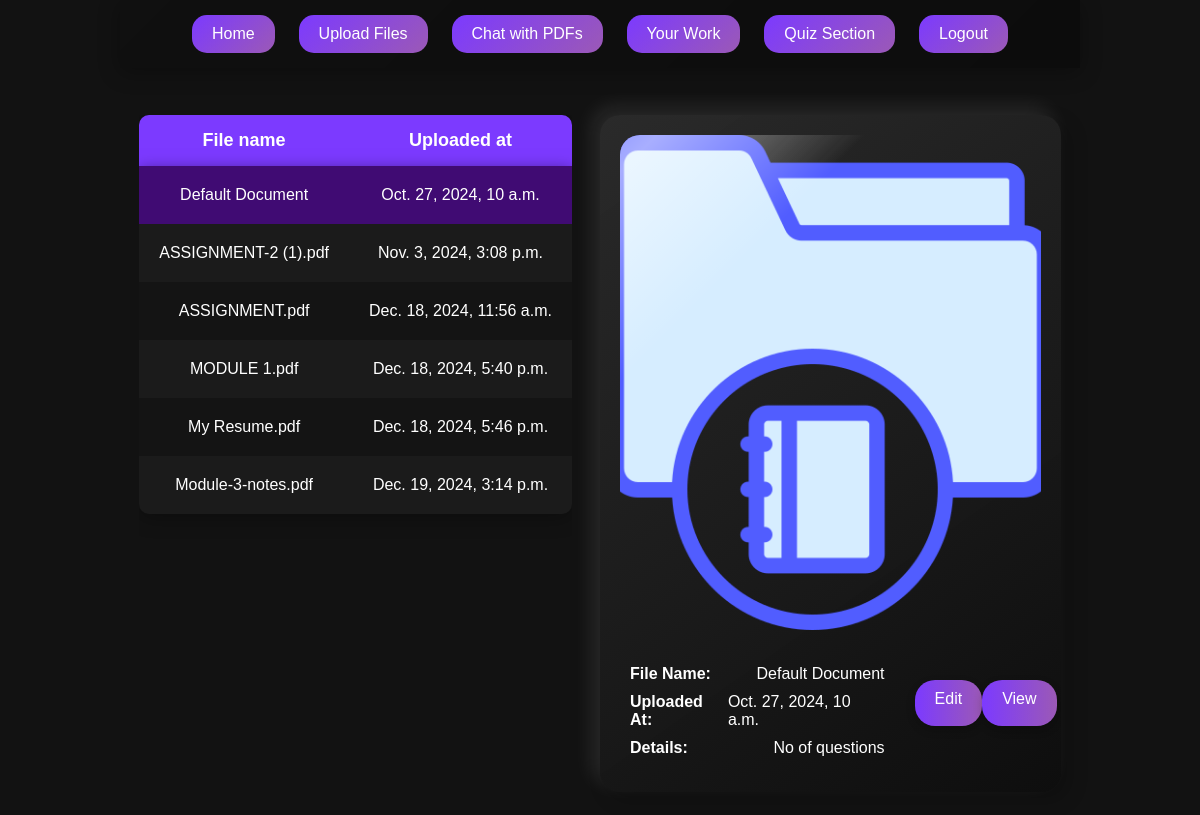
The app's page /saved_files/ (signed in) with its own data.
### core/models.py (models this page shows, shortened)
class Document(models.Model):
    name = models.CharField(max_length=255)
    file = models.FileField(upload_to='documents/')
    answers = models.FileField(upload_to='answers/', null=True, blank=True)
    uploaded_at = models.DateTimeField(auto_now_add=True)
    preview = models.ImageField(upload_to='previews/', null=True, blank=True)
    user = models.ForeignKey(User, on_delete=models.CASCADE, related_name='documents', default=1)  # Associate with User

### core/views.py (the view)
# urls.py: path('saved_files/', views.saved_files, name='saved_files'),
@login_required
def saved_files(request):
    print("Accessing saved files.")
    uploaded_files = Document.objects.filter(user=request.user)  # Filter by logged-in user
    context = {'uploaded_files': uploaded_files}
    return render(request, 'core/saved_files.html', context)

### core/templates/core/saved_files.html (shortened to what this page needs)
{% load static %}
<!DOCTYPE html>
<html lang="en">
<head>
    <link rel="stylesheet" href="{% static 'core/css/saved_files.css' %}">
</head>
<body>
    <nav class="nav">
        <a href="{% url 'index' %}">Home</a>
        <a href="{% url 'upload_pdf' %}">Upload Files</a>
        <a href="{% url 'pdf_chat_home' %}">Chat with PDFs</a>
        <a href="{% url 'saved_files' %}">Your Work</a>
        <a href="{% url 'quiz_home' %}">Quiz Section</a>
        {% if user.is_authenticated %}
            <a href="{% url 'log_out' %}" class="nav-br-buttons">Logout</a>
        {% endif %}
    </nav>
    <div class="main-container">
        {% if uploaded_files %}
        <div class="sub-container">
            <div class="file-list">
                <table class="table">
                    <thead class="table-head">
                        <tr>
                            <th>File name</th>
                            <th>Uploaded at</th>
                        </tr>
                    </thead>
                    <tbody class="table-body">
                        {% for file in uploaded_files %}
                            <tr class="file-row"
                                data-file-id="{{ file.id }}"
                                data-file-name="{{ file.name }}"
                                data-uploaded-at="{{ file.uploaded_at }}"
                                data-file-preview="{{ file.preview.url }}"
                                data-file-details="No of questions {{ file.question_count }}">
                                <td>{{ file.name }}</td>
                                <td>{{ file.uploaded_at }}</td>
                            </tr>
                        {% endfor %}
                    </tbody>
                </table>
            </div>
            <div class="file-details">
                <div class="file-preview-img" id="filePreviewImg"></div>
                <div class="file-details-and-edit">
                    <div class="file-text-details" id="fileTextDetails"></div>
                    <div class="button-container">
                        <a href="{% url 'edit_file_details' %}" class="edit-button">Edit</a>
                        <a href="#" id="viewAnswersButton" class="edit-button">View</a>
                    </div>
                </div>
            </div>
        </div>
        {% else %}
            <div class="no-files-message">
                No files here to display. Start uploading files!
            </div>
        {% endif %}
    </div>
</body>
</html>

### records on screen
Document: name "Default Document", uploaded_at "Oct. 27, 2024, 10 a.m."
Document: name "ASSIGNMENT-2 (1).pdf", uploaded_at "Nov. 3, 2024, 3:08 p.m."
Document: name "ASSIGNMENT.pdf", uploaded_at "Dec. 18, 2024, 11:56 a.m."
Document: name "MODULE 1.pdf", uploaded_at "Dec. 18, 2024, 5:40 p.m."
Document: name "My Resume.pdf", uploaded_at "Dec. 18, 2024, 5:46 p.m."
Document: name "Module-3-notes.pdf", uploaded_at "Dec. 19, 2024, 3:14 p.m."
